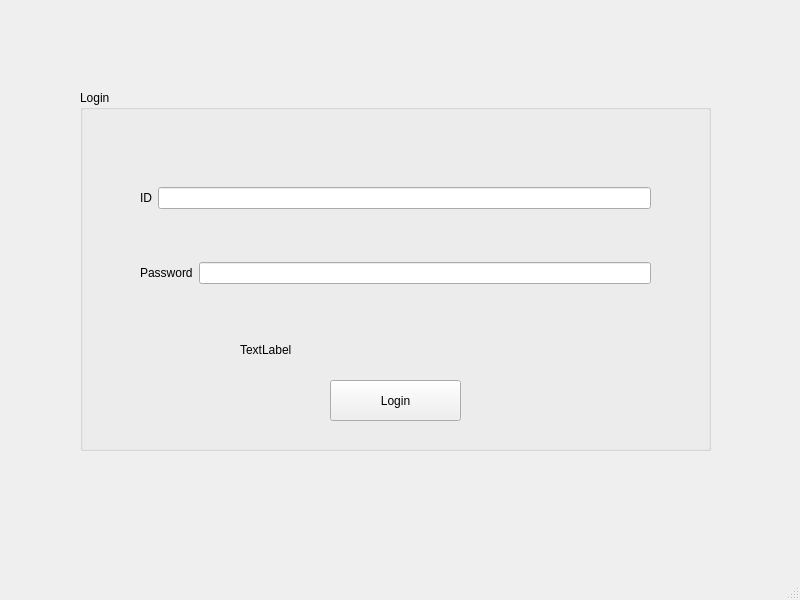
<?xml version="1.0" encoding="UTF-8"?>
<ui version="4.0">
 <class>ExamSphere</class>
 <widget class="QMainWindow" name="ExamSphere">
  <property name="geometry">
   <rect>
    <x>0</x>
    <y>0</y>
    <width>800</width>
    <height>600</height>
   </rect>
  </property>
  <property name="windowTitle">
   <string>ExamSphere</string>
  </property>
  <widget class="QWidget" name="centralwidget">
   <widget class="QGroupBox" name="Login">
    <property name="geometry">
     <rect>
      <x>80</x>
      <y>90</y>
      <width>631</width>
      <height>361</height>
     </rect>
    </property>
    <property name="title">
     <string>Login</string>
    </property>
    <widget class="QPushButton" name="pushButton">
     <property name="geometry">
      <rect>
       <x>250</x>
       <y>290</y>
       <width>131</width>
       <height>41</height>
      </rect>
     </property>
     <property name="text">
      <string>Login</string>
     </property>
    </widget>
    <widget class="QLabel" name="error">
     <property name="geometry">
      <rect>
       <x>160</x>
       <y>250</y>
       <width>361</width>
       <height>20</height>
      </rect>
     </property>
     <property name="text">
      <string>TextLabel</string>
     </property>
    </widget>
    <widget class="QWidget" name="layoutWidget">
     <property name="geometry">
      <rect>
       <x>60</x>
       <y>50</y>
       <width>511</width>
       <height>191</height>
      </rect>
     </property>
     <layout class="QVBoxLayout" name="verticalLayout">
      <item>
       <layout class="QHBoxLayout" name="horizontalLayout">
        <item>
         <widget class="QLabel" name="id">
          <property name="text">
           <string>ID</string>
          </property>
         </widget>
        </item>
        <item>
         <widget class="QLineEdit" name="idLine"/>
        </item>
       </layout>
      </item>
      <item>
       <layout class="QHBoxLayout" name="horizontalLayout_2">
        <item>
         <widget class="QLabel" name="password">
          <property name="text">
           <string>Password</string>
          </property>
         </widget>
        </item>
        <item>
         <widget class="QLineEdit" name="passwordLine"/>
        </item>
       </layout>
      </item>
     </layout>
    </widget>
   </widget>
  </widget>
  <widget class="QMenuBar" name="menubar">
   <property name="geometry">
    <rect>
     <x>0</x>
     <y>0</y>
     <width>800</width>
     <height>26</height>
    </rect>
   </property>
  </widget>
  <widget class="QStatusBar" name="statusbar"/>
 </widget>
 <resources/>
 <connections/>
</ui>
